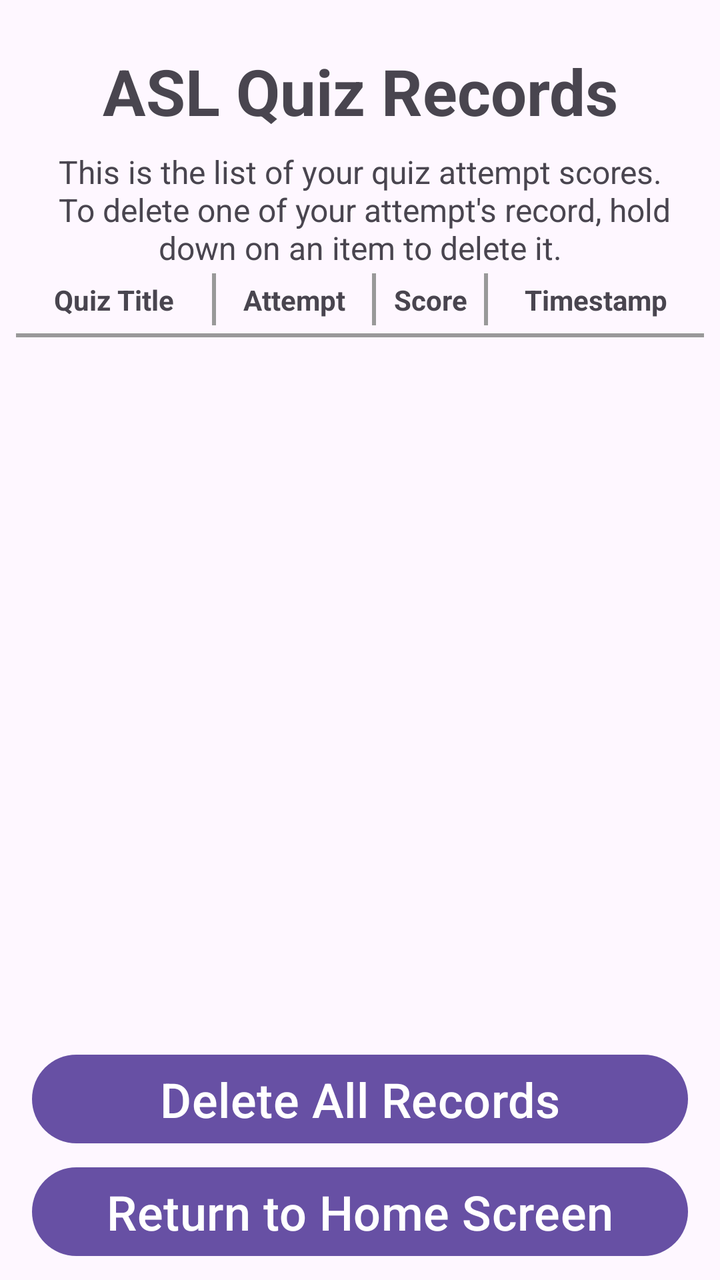
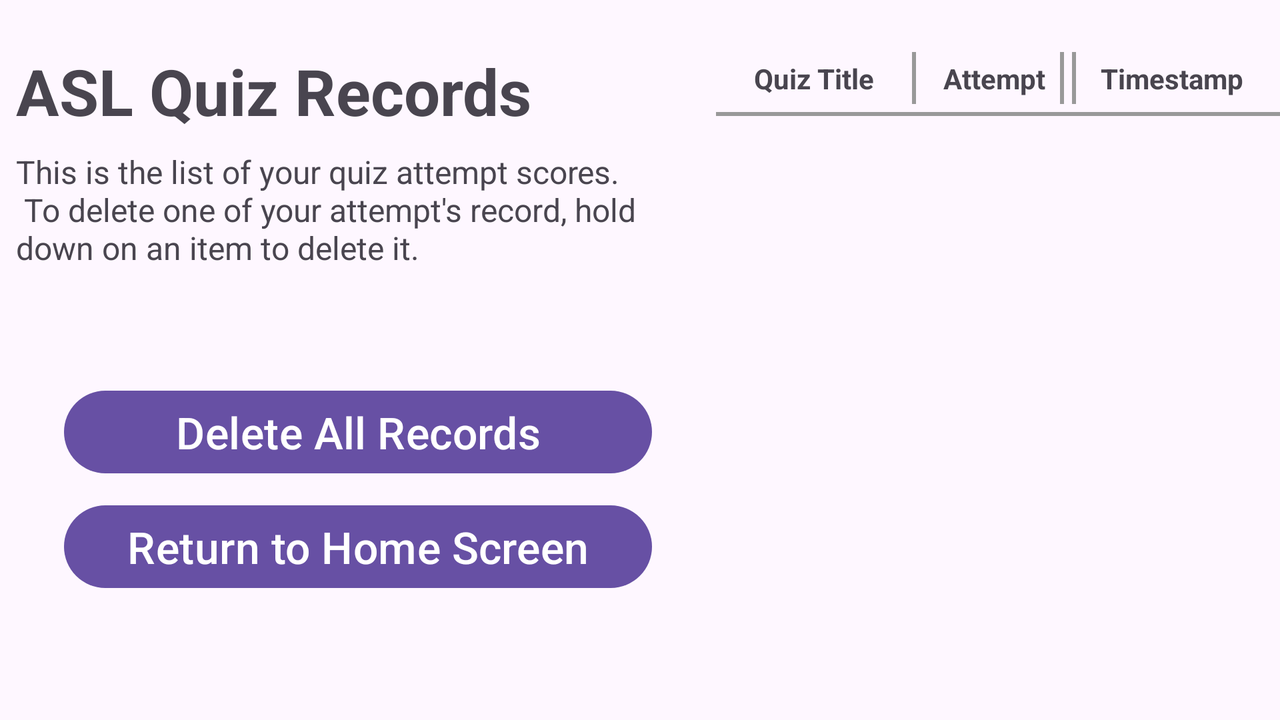

An Android layout and its configuration variant, each rendered on a device that would load it. The default file and the variant file are quoted in full after the pictures.
<!-- AndroidManifest.xml: application theme Theme.P2_rzaman9 -->
<!-- res/layout/activity_records.xml -->
<?xml version="1.0" encoding="utf-8"?>
<androidx.constraintlayout.widget.ConstraintLayout xmlns:android="http://schemas.android.com/apk/res/android"
    xmlns:app="http://schemas.android.com/apk/res-auto"
    xmlns:tools="http://schemas.android.com/tools"
    android:id="@+id/main"
    android:layout_width="match_parent"
    android:layout_height="match_parent"
    android:orientation="vertical"
    tools:context=".RecordsActivity">


    <TextView android:id="@+id/quizRecordsTitle"
        android:layout_width="match_parent"
        android:layout_height="wrap_content"
        android:layout_margin="24dp"
        android:textSize="32sp"
        android:textStyle="bold"
        android:textAlignment="center"
        android:text="@string/asl_quiz_records"
        app:layout_constraintEnd_toEndOf="parent"
        app:layout_constraintStart_toStartOf="parent"
        app:layout_constraintTop_toTopOf="parent"/>

    <TextView android:id="@+id/quizRecordsDesc"
        android:layout_width="match_parent"
        android:layout_height="wrap_content"
        android:layout_marginTop="8dp"
        android:layout_marginStart="24dp"
        android:layout_marginEnd="24dp"
        android:textSize="16sp"
        android:textAlignment="center"
        android:text="@string/records_page_desc"
        app:layout_constraintEnd_toEndOf="parent"
        app:layout_constraintStart_toStartOf="parent"
        app:layout_constraintTop_toBottomOf="@id/quizRecordsTitle"/>


    
    

    <View android:id="@+id/headingsSection"
        android:layout_width="0dp"
        android:layout_height="30dp"
        app:layout_constraintTop_toBottomOf="@id/quizRecordsDesc"
        app:layout_constraintStart_toStartOf="@id/recordsList"
        app:layout_constraintEnd_toEndOf="@id/recordsList"/>

    <TextView android:id="@+id/quizNameRowLabel"
        android:layout_width="90dp"
        android:layout_height="wrap_content"
        android:textSize="14sp"
        android:layout_margin="4dp"
        android:textStyle="bold"
        android:textAlignment="center"
        android:text="@string/quiz_title"
        app:layout_constraintLeft_toLeftOf="@id/headingsSection"
        app:layout_constraintRight_toRightOf="@id/headingsSection"
        app:layout_constraintTop_toTopOf="@id/headingsSection"
        app:layout_constraintBottom_toBottomOf="@id/headingsSection"
        app:layout_constraintVertical_bias="0.5"
        app:layout_constraintHorizontal_bias="0"/>

    <View android:id="@+id/separator1"
        android:layout_width="2dp"
        android:layout_height="0dp"
        android:background="@color/light_gray"
        android:layout_marginTop="2dp"
        android:layout_marginBottom="2dp"
        android:layout_marginStart="4dp"
        android:layout_marginEnd="4dp"
        app:layout_constraintLeft_toRightOf="@id/quizNameRowLabel"
        app:layout_constraintTop_toTopOf="@id/headingsSection"
        app:layout_constraintBottom_toBottomOf="@id/headingsSection"
        app:layout_constraintVertical_bias="0.5"/>

    <TextView android:id="@+id/attemptRowLabel"
        android:layout_width="70dp"
        android:layout_height="wrap_content"
        android:textSize="14sp"
        android:layout_margin="4dp"
        android:textStyle="bold"
        android:textAlignment="center"
        android:text="@string/attempt"
        app:layout_constraintStart_toEndOf="@id/separator1"
        app:layout_constraintTop_toTopOf="@id/headingsSection"
        app:layout_constraintBottom_toBottomOf="@id/headingsSection"
        app:layout_constraintVertical_bias="0.5"
        app:layout_constraintHorizontal_bias="0"/>

    <View android:id="@+id/separator2"
        android:layout_width="2dp"
        android:layout_height="0dp"
        android:background="@color/light_gray"
        android:layout_marginTop="2dp"
        android:layout_marginBottom="2dp"
        android:layout_marginStart="4dp"
        android:layout_marginEnd="4dp"
        app:layout_constraintLeft_toRightOf="@id/attemptRowLabel"
        app:layout_constraintTop_toTopOf="@id/headingsSection"
        app:layout_constraintBottom_toBottomOf="@id/headingsSection"
        app:layout_constraintVertical_bias="0.5"/>

    <TextView android:id="@+id/scoreRowLabel"
        android:layout_width="0dp"
        android:layout_height="wrap_content"
        android:textSize="14sp"
        android:layout_margin="4dp"
        android:textStyle="bold"
        android:textAlignment="center"
        android:text="@string/score"
        app:layout_constraintStart_toEndOf="@id/separator2"
        app:layout_constraintEnd_toStartOf="@id/separator3"
        app:layout_constraintTop_toTopOf="@id/headingsSection"
        app:layout_constraintBottom_toBottomOf="@id/headingsSection"
        app:layout_constraintVertical_bias="0.5"
        app:layout_constraintHorizontal_bias=".5"/>

    <View android:id="@+id/separator3"
        android:layout_width="2dp"
        android:layout_height="0dp"
        android:background="@color/light_gray"
        android:layout_marginTop="2dp"
        android:layout_marginBottom="2dp"
        android:layout_marginStart="4dp"
        android:layout_marginEnd="4dp"
        app:layout_constraintRight_toLeftOf="@id/timestampRowLabel"
        app:layout_constraintTop_toTopOf="@id/headingsSection"
        app:layout_constraintBottom_toBottomOf="@id/headingsSection"
        app:layout_constraintVertical_bias="0.5"/>

    <TextView android:id="@+id/timestampRowLabel"
        android:layout_width="100dp"
        android:layout_height="wrap_content"
        android:textSize="14sp"
        android:layout_margin="4dp"
        android:textStyle="bold"
        android:textAlignment="center"
        android:text="@string/timestamp"
        app:layout_constraintLeft_toLeftOf="@id/headingsSection"
        app:layout_constraintRight_toRightOf="@id/headingsSection"
        app:layout_constraintTop_toTopOf="@id/headingsSection"
        app:layout_constraintBottom_toBottomOf="@id/headingsSection"
        app:layout_constraintVertical_bias="0.5"
        app:layout_constraintHorizontal_bias="1"/>

    <View
        android:layout_width="0dp"
        android:layout_height="2dp"
        android:layout_marginTop="2dp"
        android:background="@color/light_gray"
        app:layout_constraintTop_toBottomOf="@id/headingsSection"
        app:layout_constraintStart_toStartOf="@id/recordsList"
        app:layout_constraintEnd_toEndOf="@id/recordsList"/>

    


    <ListView android:id="@+id/recordsList"
        android:layout_width="match_parent"
        android:layout_height="0dp"
        android:layout_margin="8dp"
        app:layout_constraintTop_toBottomOf="@id/headingsSection"
        app:layout_constraintBottom_toTopOf="@id/deleteAllButton"
        app:layout_constraintVertical_bias="0" />


    <Button android:id="@+id/deleteAllButton"
        android:layout_width="match_parent"
        android:layout_height="wrap_content"
        android:layout_marginStart="16dp"
        android:layout_marginEnd="16dp"
        android:layout_marginBottom="4dp"
        android:textSize="24sp"
        android:text="@string/delete_all_records"
        app:layout_constraintEnd_toEndOf="parent"
        app:layout_constraintStart_toStartOf="parent"
        app:layout_constraintBottom_toTopOf="@id/recordsHomeButton" />

    <Button android:id="@+id/recordsHomeButton"
        android:layout_width="match_parent"
        android:layout_height="wrap_content"
        android:layout_marginStart="16dp"
        android:layout_marginEnd="16dp"
        android:layout_marginBottom="8dp"
        android:textSize="24sp"
        android:text="@string/return_to_home_screen"
        app:layout_constraintEnd_toEndOf="parent"
        app:layout_constraintStart_toStartOf="parent"
        app:layout_constraintBottom_toBottomOf="parent" />

</androidx.constraintlayout.widget.ConstraintLayout>
<!-- resources referenced by this layout -->
<resources>
  <color name="light_gray">#FF999999</color>
  <string name="asl_quiz_records">ASL Quiz Records</string>
  <string name="attempt">Attempt</string>
  <string name="delete_all_records">Delete All Records</string>
  <string name="quiz_title">Quiz Title</string>
  <string name="records_page_desc">This is the list of your quiz attempt scores.\n To delete one of your attempt\'s record, hold down on an item to delete it.</string>
  <string name="return_to_home_screen">Return to Home Screen</string>
  <string name="score">Score</string>
  <string name="timestamp">Timestamp</string>
  <style name="Theme.P2_rzaman9" parent="Base.Theme.P2_rzaman9" />
  <style name="Base.Theme.P2_rzaman9" parent="Theme.Material3.DayNight.NoActionBar">
          
          
      </style>
</resources>
<!-- res/layout-land/activity_records.xml (the repository's variant of the layout above) -->
<!-- drawn on the phone turned sideways -->
<?xml version="1.0" encoding="utf-8"?>
<androidx.constraintlayout.widget.ConstraintLayout xmlns:android="http://schemas.android.com/apk/res/android"
    xmlns:app="http://schemas.android.com/apk/res-auto"
    xmlns:tools="http://schemas.android.com/tools"
    android:id="@+id/main"
    android:layout_width="match_parent"
    android:layout_height="match_parent"
    android:orientation="horizontal"
    tools:context=".RecordsActivity">


    <TextView android:id="@+id/quizRecordsTitle"
        android:layout_width="350dp"
        android:layout_height="wrap_content"
        android:layout_marginTop="24dp"
        android:layout_marginStart="8dp"
        android:layout_marginEnd="8dp"
        android:textSize="32dp"
        android:textStyle="bold"
        android:text="@string/asl_quiz_records"
        app:layout_constraintBottom_toBottomOf="parent"
        app:layout_constraintStart_toStartOf="parent"
        app:layout_constraintTop_toTopOf="parent"
        app:layout_constraintVertical_bias="0"
        tools:ignore="SpUsage" />


    <TextView android:id="@+id/quizRecordsDesc"
        android:layout_width="0dp"
        android:layout_height="wrap_content"
        android:layout_marginTop="8dp"
        android:textSize="16sp"
        android:text="@string/records_page_desc"
        app:layout_constraintTop_toBottomOf="@id/quizRecordsTitle"
        app:layout_constraintStart_toStartOf="@id/quizRecordsTitle"
        app:layout_constraintEnd_toEndOf="@id/quizRecordsTitle" />


    
    

    <View android:id="@+id/headingsSection"
        android:layout_width="0dp"
        android:layout_height="30dp"
        app:layout_constraintTop_toTopOf="@id/quizRecordsTitle"
        app:layout_constraintStart_toStartOf="@id/recordsList"
        app:layout_constraintEnd_toEndOf="@id/recordsList"/>

    <TextView android:id="@+id/quizNameRowLabel"
        android:layout_width="90dp"
        android:layout_height="wrap_content"
        android:textSize="14sp"
        android:layout_margin="4dp"
        android:textStyle="bold"
        android:textAlignment="center"
        android:text="@string/quiz_title"
        app:layout_constraintLeft_toLeftOf="@id/headingsSection"
        app:layout_constraintRight_toRightOf="@id/headingsSection"
        app:layout_constraintTop_toTopOf="@id/headingsSection"
        app:layout_constraintBottom_toBottomOf="@id/headingsSection"
        app:layout_constraintVertical_bias="0.5"
        app:layout_constraintHorizontal_bias="0"/>

    <View android:id="@+id/separator1"
        android:layout_width="2dp"
        android:layout_height="0dp"
        android:background="@color/light_gray"
        android:layout_marginTop="2dp"
        android:layout_marginBottom="2dp"
        android:layout_marginStart="4dp"
        android:layout_marginEnd="4dp"
        app:layout_constraintLeft_toRightOf="@id/quizNameRowLabel"
        app:layout_constraintTop_toTopOf="@id/headingsSection"
        app:layout_constraintBottom_toBottomOf="@id/headingsSection"
        app:layout_constraintVertical_bias="0.5"/>

    <TextView android:id="@+id/attemptRowLabel"
        android:layout_width="70dp"
        android:layout_height="wrap_content"
        android:textSize="14sp"
        android:layout_margin="4dp"
        android:textStyle="bold"
        android:textAlignment="center"
        android:text="@string/attempt"
        app:layout_constraintStart_toEndOf="@id/separator1"
        app:layout_constraintTop_toTopOf="@id/headingsSection"
        app:layout_constraintBottom_toBottomOf="@id/headingsSection"
        app:layout_constraintVertical_bias="0.5"
        app:layout_constraintHorizontal_bias="0"/>

    <View android:id="@+id/separator2"
        android:layout_width="2dp"
        android:layout_height="0dp"
        android:background="@color/light_gray"
        android:layout_marginTop="2dp"
        android:layout_marginBottom="2dp"
        android:layout_marginStart="4dp"
        android:layout_marginEnd="4dp"
        app:layout_constraintLeft_toRightOf="@id/attemptRowLabel"
        app:layout_constraintTop_toTopOf="@id/headingsSection"
        app:layout_constraintBottom_toBottomOf="@id/headingsSection"
        app:layout_constraintVertical_bias="0.5"/>

    <TextView android:id="@+id/scoreRowLabel"
        android:layout_width="0dp"
        android:layout_height="wrap_content"
        android:textSize="14sp"
        android:layout_margin="4dp"
        android:textStyle="bold"
        android:textAlignment="center"
        android:text="@string/score"
        app:layout_constraintStart_toEndOf="@id/separator2"
        app:layout_constraintEnd_toStartOf="@id/separator3"
        app:layout_constraintTop_toTopOf="@id/headingsSection"
        app:layout_constraintBottom_toBottomOf="@id/headingsSection"
        app:layout_constraintVertical_bias="0.5"
        app:layout_constraintHorizontal_bias=".5"/>

    <View android:id="@+id/separator3"
        android:layout_width="2dp"
        android:layout_height="0dp"
        android:background="@color/light_gray"
        android:layout_marginTop="2dp"
        android:layout_marginBottom="2dp"
        android:layout_marginStart="4dp"
        android:layout_marginEnd="4dp"
        app:layout_constraintRight_toLeftOf="@id/timestampRowLabel"
        app:layout_constraintTop_toTopOf="@id/headingsSection"
        app:layout_constraintBottom_toBottomOf="@id/headingsSection"
        app:layout_constraintVertical_bias="0.5"/>

    <TextView android:id="@+id/timestampRowLabel"
        android:layout_width="100dp"
        android:layout_height="wrap_content"
        android:textSize="14sp"
        android:layout_margin="4dp"
        android:textStyle="bold"
        android:textAlignment="center"
        android:text="@string/timestamp"
        app:layout_constraintLeft_toLeftOf="@id/headingsSection"
        app:layout_constraintRight_toRightOf="@id/headingsSection"
        app:layout_constraintTop_toTopOf="@id/headingsSection"
        app:layout_constraintBottom_toBottomOf="@id/headingsSection"
        app:layout_constraintVertical_bias="0.5"
        app:layout_constraintHorizontal_bias="1"/>

    <View
        android:layout_width="0dp"
        android:layout_height="2dp"
        android:layout_marginTop="2dp"
        android:background="@color/light_gray"
        app:layout_constraintTop_toBottomOf="@id/headingsSection"
        app:layout_constraintStart_toStartOf="@id/recordsList"
        app:layout_constraintEnd_toEndOf="@id/recordsList"/>

    


    <ListView android:id="@+id/recordsList"
        android:layout_width="0dp"
        android:layout_height="0dp"
        android:layout_marginTop="8dp"
        android:layout_marginBottom="8dp"
        app:layout_constraintLeft_toRightOf="@id/quizRecordsTitle"
        app:layout_constraintTop_toBottomOf="@id/headingsSection"
        app:layout_constraintRight_toRightOf="parent"
        app:layout_constraintBottom_toBottomOf="parent"
        app:layout_constraintVertical_bias="0" />


    <Button android:id="@+id/deleteAllButton"
        android:layout_width="0dp"
        android:layout_height="wrap_content"
        android:layout_marginBottom="8dp"
        android:layout_marginStart="32dp"
        android:layout_marginEnd="32dp"
        android:textSize="22sp"
        android:text="@string/delete_all_records"
        app:layout_constraintEnd_toStartOf="@id/recordsList"
        app:layout_constraintStart_toStartOf="parent"
        app:layout_constraintEnd_toEndOf="@id/recordsHomeButton"
        app:layout_constraintBottom_toTopOf="@id/recordsHomeButton" />

    <Button android:id="@+id/recordsHomeButton"
        android:layout_width="0dp"
        android:layout_height="wrap_content"
        android:layout_marginBottom="24dp"
        android:layout_marginStart="32dp"
        android:layout_marginEnd="32dp"
        android:textSize="22sp"
        android:text="@string/return_to_home_screen"
        app:layout_constraintEnd_toStartOf="@id/recordsList"
        app:layout_constraintStart_toStartOf="parent"
        app:layout_constraintBottom_toBottomOf="parent"
        app:layout_constraintTop_toBottomOf="@id/quizRecordsDesc"
        app:layout_constraintVertical_bias=".75"/>

</androidx.constraintlayout.widget.ConstraintLayout>
